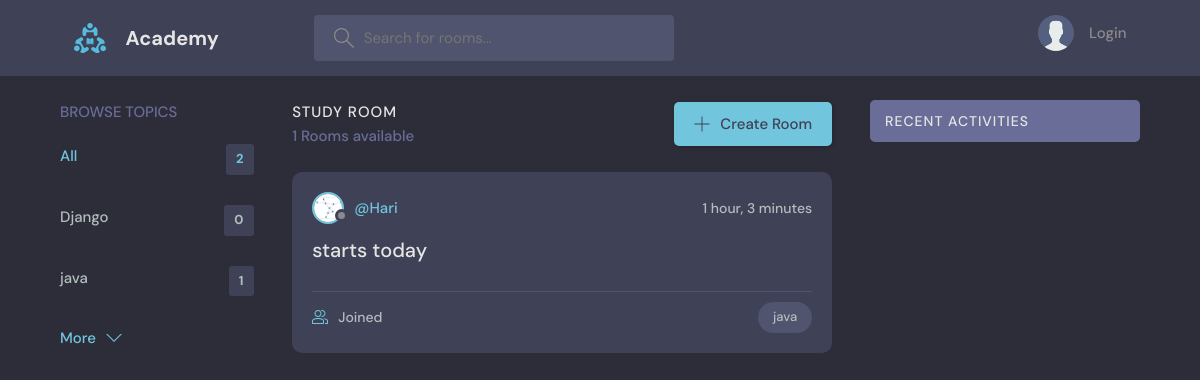
The page / on the database its author committed.
### base/models.py (models this page shows, shortened)
class Topic(models.Model):
    name=models.CharField(max_length=200)

class Room(models.Model):
    host=models.ForeignKey(User, on_delete=models.SET_NULL, null=True)
    name = models.CharField(max_length=200)
    topic= models.ForeignKey(Topic, on_delete=models.SET_NULL, null=True)
    decription = models.TextField(null=True, blank=True)
    participants=models.ManyToManyField(User, related_name='participants',blank=True)
    updated = models.DateTimeField(auto_now=True)
    created=models.DateTimeField(auto_now_add=True)
    class Meta:
        ordering=['-updated','-created']

class User(AbstractUser):
    name = models.CharField(max_length=200, null=True)
    email = models.EmailField(unique=True, null=True)
    bio =models.TextField(null=True)
    avatar = models.ImageField(null=True,default="avatar.svg")
    USERNAME_FIELD = 'email'
    REQUIRED_FIELDS = []

### base/views.py (the view)
# urls.py: path('',views.home, name="home"),
def home(request):
    q = request.GET.get('q') if request.GET.get('q') != None else ''
    rooms = Room.objects.filter(
        Q(topic__name__icontains=q) |
        Q(name__icontains=q) |
        Q(decription__icontains=q)
        )
    room_count = rooms.count()
    room_messages=Message.objects.filter(Q(room__topic__name__icontains=q))
    topics=Topic.objects.all()[0:5]
    context ={'rooms':rooms,'topics':topics,'room_count':room_count,'room_messages': room_messages}
    return render(request, 'base/home.html',context)

### base/templates/base/home.html (shortened to what this page needs)
{% extends 'main.html' %}
{% block content %}
    <main class="layout layout--3">
      <div class="container">
        {% include 'base/topic_component.html' %}
        <div class="roomList">
          <div class="roomList__header">
            <div>
              <h2>Study Room</h2>
              <p>{{room_count}} Rooms available</p>
            </div>
            <a class="btn btn--main" href="{% url 'Create_room' %}">
              <svg version="1.1" xmlns="http://www.w3.org/2000/svg" width="32" height="32" viewBox="0 0 32 32">
                <title>add</title>
                <path
                  d="M16.943 0.943h-1.885v14.115h-14.115v1.885h14.115v14.115h1.885v-14.115h14.115v-1.885h-14.115v-14.115z"
                ></path>
              </svg>
              Create Room
            </a>
          </div>
          {% include 'base/feed_component.html' %}
        </div>
        {% include 'base/activity_component.html' %}
      </div>
    </main>
{% endblock %}

### base/templates/base/topic_component.html
<div class="topics">
    <div class="topics__header">
      <h2>Browse Topics</h2>
    </div>
    <ul class="topics__list">
      <li>
        <a href="{% url 'home' %}" class="active">All <span>{{topics.count}}</span></a>
      </li>
      {% for topic in topics %}
      <li>
        <a href="{% url 'home' %}?q={{topic.name}}">{{topic.name}} <span>{{topic.room_set.all.count}}</span></a>
      </li>
      {% endfor %}
    </ul>
    <a class="btn btn--link" href="{% url 'topics' %}">
      More
      <svg version="1.1" xmlns="http://www.w3.org/2000/svg" width="32" height="32" viewBox="0 0 32 32">
        <title>chevron-down</title>
        <path d="M16 21l-13-13h-3l16 16 16-16h-3l-13 13z"></path>
      </svg>
    </a>
  </div>

### base/templates/base/feed_component.html (shortened to what this page needs)
{% for room in rooms %}
<div class="roomListRoom">
    <div class="roomListRoom__header">
      <a href="{% url 'user-profile' room.host.id %}" class="roomListRoom__author">
        <div class="avatar avatar--small">
          <img src="{{room.host.avatar.url}}" />
        </div>
        <span>@{{room.host.username}}</span>
      </a>
      <div class="roomListRoom__actions">
        <span>{{room.created|timesince}}</span>
      </div>
    </div>
    <div class="roomListRoom__content">
      <a href="{% url 'room' room.id %}">{{room.name}}</a>
    </div>
    <div class="roomListRoom__meta">
      <a href="{% url 'room' room.id %}" class="roomListRoom__joined">
        {{room.participants.count.all}} Joined
      </a>
      <p class="roomListRoom__topic">{{room.topic.name}}</p>
    </div>
  </div>
  {% endfor %}

### static/styles/style.css (style rules this page uses)
:root { --color-main: #71c6dd; --color-main-light: #e1f6fb; --color-dark: #3f4156; --color-dark-medium: #51546e; --color-dark-light: #696d97; --color-light: #e5e5e5; --color-gray: #8b8b8b; --color-light-gray: #b2bdbd; --color-bg: #2d2d39; --color-success: #5dd693; --color-error: #fc4b0b; }
* { font-family: "DM Sans", -apple-system, BlinkMacSystemFont, "Segoe UI", Roboto, Oxygen, Ubuntu, Cantarell, "Open Sans", "Helvetica Neue", sans-serif; margin: 0; padding: 0; box-sizing: border-box; text-rendering: optimizeLegibility; font-size: inherit; }
html { font-size: 56.25%; }
@media only screen and (min-width: 1200px) { html { font-size: 62.5%; } }
body { line-height: 1.6; font-weight: 400; font-size: 1.5rem; color: var(--color-light-gray); background-color: var(--color-bg); min-height: 100vh; }
img { width: 100%; }
a { display: inline-block; color: var(--color-main); text-decoration: none; }
.container { max-width: 120rem; width: 90%; margin: auto; }
.btn { background-color: transparent; border: none; display: inline-flex; align-items: center; gap: 1rem; cursor: pointer; transition: all ease-in-out 0.3s; padding: 1rem 2rem; border-radius: 5px; box-shadow: 1px 1px 3px 1px rgba(0, 0, 0, 0.15); font-weight: 500; }
.btn--link { border-radius: 0; padding: 0; color: var(--color-main); box-shadow: none; }
.btn--main { background-color: var(--color-main); color: var(--color-dark); }
.btn > svg { fill: currentColor; width: 1.6rem; height: 1.6rem; }
.avatar { position: relative; display: inline-block; border-radius: 50%; border: 2px solid var(--color-main); }
.avatar img { display: block; border-radius: 50%; object-fit: cover; object-position: center; }
.avatar::after { content: ""; display: block; position: absolute; background-color: var(--color-gray); z-index: 111; border-radius: 50%; border: 0.3rem solid var(--color-dark); }
.avatar.avatar--small img { width: 2.8rem; height: 2.8rem; }
.avatar.avatar--small:after { width: 0.7rem; height: 0.7rem; bottom: 0px; right: -6px; }
.layout { margin-top: 2.4rem; }
.layout > .container { display: flex; justify-content: space-between; align-items: flex-start; }
.layout--3 > .container > div:first-child { flex-basis: 18%; max-width: 22.5rem; }
.layout--3 > .container > div:nth-child(2) { flex-basis: 50%; }
.topics__header { margin-bottom: 2rem; }
.topics__header h2 { text-transform: uppercase; font-weight: 500; color: var(--color-dark-light); }
.topics__list { list-style: none; }
.topics__list li a { display: flex; justify-content: space-between; margin-bottom: 3rem; font-weight: 500; color: var(--color-light-gray); transition: all 0.3s ease-in-out; }
.topics__list li a.active, .topics__list li a:hover { color: var(--color-main); }
.topics__list li a span { padding: 0.5rem 1rem; background-color: var(--color-dark); border-radius: 3px; font-size: 1.3rem; font-weight: 700; letter-spacing: 1px; }
.roomList__header { display: flex; justify-content: space-between; align-items: center; margin-bottom: 2.4rem; }
.roomList__header h2 { text-transform: uppercase; font-weight: 500; color: var(--color-light); letter-spacing: 1px; }
.roomList__header p { font-weight: 500; color: var(--color-dark-light); }
.roomListRoom { margin-bottom: 2.4rem; background-color: var(--color-dark); border-radius: 1rem; padding: 2rem; }
.roomListRoom__header { display: flex; justify-content: space-between; align-items: center; }
.roomListRoom__author { font-weight: 500; display: flex; align-items: center; gap: 1rem; }
.roomListRoom__actions { display: flex; align-items: flex-start; gap: 1rem; position: relative; }
.roomListRoom__actions span { font-size: 1.4rem; font-weight: 500; }
.roomListRoom__content { margin: 1rem 0; }
.roomListRoom__content a { font-size: 2rem; font-weight: 500; margin-bottom: 1.5rem; color: var(--color-light); transition: all 0.3s ease-in-out; }
.roomListRoom__meta { border-top: 1px solid var(--color-dark-medium); padding-top: 1rem; display: flex; align-items: center; justify-content: space-between; }
.roomListRoom__joined { color: var(--color-light-gray); display: flex; align-items: center; gap: 1rem; font-size: 1.4rem; font-weight: 500; }
.roomListRoom__joined svg { fill: var(--color-main); width: 1.6rem; height: 1.6rem; }
.roomListRoom__topic { padding: 5px 1.5rem; background-color: var(--color-dark-medium); border-radius: 5rem; font-weight: 500; font-size: 1.3rem; }

### rows shown on the page
Topic: name "Django", room_set.all.count "0"
Topic: name "java", room_set.all.count "1"
Room: host.avatar (picture), host.username "Hari", created "1 hour, 3 minutes", name "starts today", topic.name "java"

### other values the page prints
{{ topics.count }} "2"
{{ room_count }} "1"
